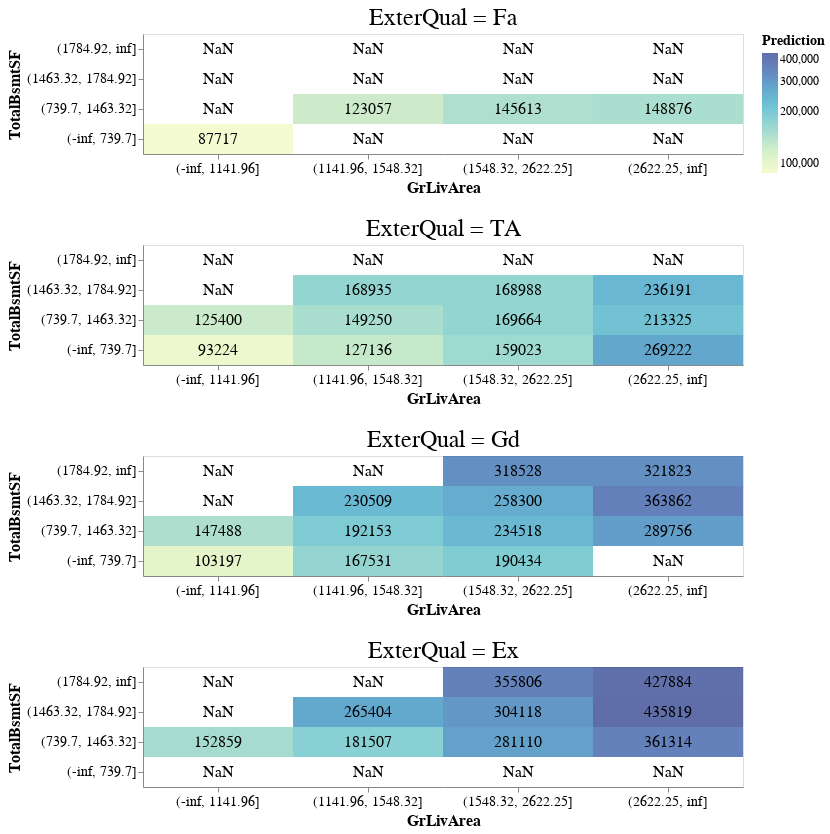

Write notebook code for a chart like this one.
### Markdown cell above
The following heatmaps show the average of the predictions of regions.

### Code cell
def heatmap(data:pd.DataFrame, annot:bool=True) -> alt.Chart:
    charts = None
    for exter_qual in ["Fa","TA","Gd","Ex"]:
        base = alt.Chart(data.query("ExterQual == @exter_qual").astype(str))
        heat = base.mark_rect(opacity=0.7)\
                   .encode(x=alt.X("GrLivArea:N", axis=alt.Axis(labelAngle=0), sort=OrderGrLivArea),
                           y=alt.Y("TotalBsmtSF:N", sort=OrderTotalBsmtSF),
                           color=alt.Color("average:Q",
                                           scale=alt.Scale(type="log"), 
                                           title="Prediction"),
                           tooltip=["GrLivArea:N","totalBsmtSF:N","average:Q"])

        text = base.mark_text(fontSize=16)\
                   .encode(x=alt.X("GrLivArea:N", sort=OrderGrLivArea), 
                           y=alt.Y("TotalBsmtSF:N", sort=OrderTotalBsmtSF), 
                           text=alt.Text("average:Q"))
        
        chart = (heat + text).properties(width=600, height=120, title=f"ExterQual = {exter_qual}")
        
        if charts is None:
            charts = chart
        else:
            charts = charts & chart

    return charts

heatmap(df_binned_pred)

### Figure 1 — Vega-Lite specification as saved in the notebook (floating-point values rounded to 4 significant figures)
{"config": {"view": {"height": 400, "width": 800}, "title": {"fontSize": 24, "fontWeight": "normal", "titleAlign": "center"}, "axisLeft": {"labelFontSize": 14, "titleFontSize": 16}, "axisRight": {"labelFontSize": 14, "titleFontSize": 16}, "header": {"labelFontSize": 14, "titleFontSize": 16, "titleAlign": "left"}, "axisBottom": {"labelFontSize": 14, "titleFontSize": 16}, "legend": {"labelFontSize": 12, "titleFontSize": 14}, "range": {"category": {"scheme": "category10"}}}, "vconcat": [{"layer": [{"mark": {"type": "rect", "opacity": 0.7}, "encoding": {"color": {"type": "quantitative", "field": "average", "scale": {"type": "log"}, "title": "Prediction"}, "tooltip": [{"type": "nominal", "field": "GrLivArea"}, {"type": "nominal", "field": "totalBsmtSF"}, {"type": "quantitative", "field": "average"}], "x": {"type": "nominal", "axis": {"labelAngle": 0}, "field": "GrLivArea", "sort": ["(-inf, 1141.96]", "(1141.96, 1548.32]", "(1548.32, 2622.25]", "(2622.25, inf]"]}, "y": {"type": "nominal", "field": "TotalBsmtSF", "sort": ["(1784.92, inf]", "(1463.32, 1784.92]", "(739.7, 1463.32]", "(-inf, 739.7]"]}}}, {"mark": {"type": "text", "fontSize": 16}, "encoding": {"text": {"type": "quantitative", "field": "average"}, "x": {"type": "nominal", "field": "GrLivArea", "sort": ["(-inf, 1141.96]", "(1141.96, 1548.32]", "(1548.32, 2622.25]", "(2622.25, inf]"]}, "y": {"type": "nominal", "field": "TotalBsmtSF", "sort": ["(1784.92, inf]", "(1463.32, 1784.92]", "(739.7, 1463.32]", "(-inf, 739.7]"]}}}], "data": {"name": "data-facd84f805e16ea1823c8a10db97a279"}, "height": 120, "title": "ExterQual = Fa", "width": 600}, {"layer": [{"mark": {"type": "rect", "opacity": 0.7}, "encoding": {"color": {"type": "quantitative", "field": "average", "scale": {"type": "log"}, "title": "Prediction"}, "tooltip": [{"type": "nominal", "field": "GrLivArea"}, {"type": "nominal", "field": "totalBsmtSF"}, {"type": "quantitative", "field": "average"}], "x": {"type": "nominal", "axis": {"labelAngle": 0}, "field": "GrLivArea", "sort": ["(-inf, 1141.96]", "(1141.96, 1548.32]", "(1548.32, 2622.25]", "(2622.25, inf]"]}, "y": {"type": "nominal", "field": "TotalBsmtSF", "sort": ["(1784.92, inf]", "(1463.32, 1784.92]", "(739.7, 1463.32]", "(-inf, 739.7]"]}}}, {"mark": {"type": "text", "fontSize": 16}, "encoding": {"text": {"type": "quantitative", "field": "average"}, "x": {"type": "nominal", "field": "GrLivArea", "sort": ["(-inf, 1141.96]", "(1141.96, 1548.32]", "(1548.32, 2622.25]", "(2622.25, inf]"]}, "y": {"type": "nominal", "field": "TotalBsmtSF", "sort": ["(1784.92, inf]", "(1463.32, 1784.92]", "(739.7, 1463.32]", "(-inf, 739.7]"]}}}], "data": {"name": "data-2ee3a26e63a27dd19eaf47988fca4dd2"}, "height": 120, "title": "ExterQual = TA", "width": 600}, {"layer": [{"mark": {"type": "rect", "opacity": 0.7}, "encoding": {"color": {"type": "quantitative", "field": "average", "scale": {"type": "log"}, "title": "Prediction"}, "tooltip": [{"type": "nominal", "field": "GrLivArea"}, {"type": "nominal", "field": "totalBsmtSF"}, {"type": "quantitative", "field": "average"}], "x": {"type": "nominal", "axis": {"labelAngle": 0}, "field": "GrLivArea", "sort": ["(-inf, 1141.96]", "(1141.96, 1548.32]", "(1548.32, 2622.25]", "(2622.25, inf]"]}, "y": {"type": "nominal", "field": "TotalBsmtSF", "sort": ["(1784.92, inf]", "(1463.32, 1784.92]", "(739.7, 1463.32]", "(-inf, 739.7]"]}}}, {"mark": {"type": "text", "fontSize": 16}, "encoding": {"text": {"type": "quantitative", "field": "average"}, "x": {"type": "nominal", "field": "GrLivArea", "sort": ["(-inf, 1141.96]", "(1141.96, 1548.32]", "(1548.32, 2622.25]", "(2622.25, inf]"]}, "y": {"type": "nominal", "field": "TotalBsmtSF", "sort": ["(1784.92, inf]", "(1463.32, 1784.92]", "(739.7, 1463.32]", "(-inf, 739.7]"]}}}], "data": {"name": "data-5ebc5a2a36722fd75e5bb4d2b4a0e7a8"}, "height": 120, "title": "ExterQual = Gd", "width": 600}, {"layer": [{"mark": {"type": "rect", "opacity": 0.7}, "encoding": {"color": {"type": "quantitative", "field": "average", "scale": {"type": "log"}, "title": "Prediction"}, "tooltip": [{"type": "nominal", "field": "GrLivArea"}, {"type": "nominal", "field": "totalBsmtSF"}, {"type": "quantitative", "field": "average"}], "x": {"type": "nominal", "axis": {"labelAngle": 0}, "field": "GrLivArea", "sort": ["(-inf, 1141.96]", "(1141.96, 1548.32]", "(1548.32, 2622.25]", "(2622.25, inf]"]}, "y": {"type": "nominal", "field": "TotalBsmtSF", "sort": ["(1784.92, inf]", "(1463.32, 1784.92]", "(739.7, 1463.32]", "(-inf, 739.7]"]}}}, {"mark": {"type": "text", "fontSize": 16}, "encoding": {"text": {"type": "quantitative", "field": "average"}, "x": {"type": "nominal", "field": "GrLivArea", "sort": ["(-inf, 1141.96]", "(1141.96, 1548.32]", "(1548.32, 2622.25]", "(2622.25, inf]"]}, "y": {"type": "nominal", "field": "TotalBsmtSF", "sort": ["(1784.92, inf]", "(1463.32, 1784.92]", "(739.7, 1463.32]", "(-inf, 739.7]"]}}}], "data": {"name": "data-9abccdff54c43f0650efc84e66f4bad4"}, "height": 120, "title": "ExterQual = Ex", "width": 600}], "$schema": "https://vega.github.io/schema/vega-lite/v4.8.1.json", "datasets": {"data-facd84f805e16ea1823c8a10db97a279": [{"GrLivArea": "(-inf, 1141.96]", "ExterQual": "Fa", "TotalBsmtSF": "(-inf, 739.7]", "size": "2", "average": "87717.0"}, {"GrLivArea": "(-inf, 1141.96]", "ExterQual": "Fa", "TotalBsmtSF": "(739.7, 1463.32]", "size": "0", "average": "nan"}, {"GrLivArea": "(-inf, 1141.96]", "ExterQual": "Fa", "TotalBsmtSF": "(1463.32, 1784.92]", "size": "0", "average": "nan"}, {"GrLivArea": "(-inf, 1141.96]", "ExterQual": "Fa", "TotalBsmtSF": "(1784.92, inf]", "size": "0", "average": "nan"}, {"GrLivArea": "(1141.96, 1548.32]", "ExterQual": "Fa", "TotalBsmtSF": "(-inf, 739.7]", "size": "0", "average": "nan"}, {"GrLivArea": "(1141.96, 1548.32]", "ExterQual": "Fa", "TotalBsmtSF": "(739.7, 1463.32]", "size": "2", "average": "123057.0"}, {"GrLivArea": "(1141.96, 1548.32]", "ExterQual": "Fa", "TotalBsmtSF": "(1463.32, 1784.92]", "size": "0", "average": "nan"}, {"GrLivArea": "(1141.96, 1548.32]", "ExterQual": "Fa", "TotalBsmtSF": "(1784.92, inf]", "size": "0", "average": "nan"}, {"GrLivArea": "(1548.32, 2622.25]", "ExterQual": "Fa", "TotalBsmtSF": "(-inf, 739.7]", "size": "0", "average": "nan"}, {"GrLivArea": "(1548.32, 2622.25]", "ExterQual": "Fa", "TotalBsmtSF": "(739.7, 1463.32]", "size": "1", "average": "145613.0"}, {"GrLivArea": "(1548.32, 2622.25]", "ExterQual": "Fa", "TotalBsmtSF": "(1463.32, 1784.92]", "size": "0", "average": "nan"}, {"GrLivArea": "(1548.32, 2622.25]", "ExterQual": "Fa", "TotalBsmtSF": "(1784.92, inf]", "size": "0", "average": "nan"}, {"GrLivArea": "(2622.25, inf]", "ExterQual": "Fa", "TotalBsmtSF": "(-inf, 739.7]", "size": "0", "average": "nan"}, {"GrLivArea": "(2622.25, inf]", "ExterQual": "Fa", "TotalBsmtSF": "(739.7, 1463.32]", "size": "1", "average": "148876.0"}, {"GrLivArea": "(2622.25, inf]", "ExterQual": "Fa", "TotalBsmtSF": "(1463.32, 1784.92]", "size": "0", "average": "nan"}, {"GrLivArea": "(2622.25, inf]", "ExterQual": "Fa", "TotalBsmtSF": "(1784.92, inf]", "size": "0", "average": "nan"}], "data-2ee3a26e63a27dd19eaf47988fca4dd2": [{"GrLivArea": "(-inf, 1141.96]", "ExterQual": "TA", "TotalBsmtSF": "(-inf, 739.7]", "size": "17", "average": "93224.0"}, {"GrLivArea": "(-inf, 1141.96]", "ExterQual": "TA", "TotalBsmtSF": "(739.7, 1463.32]", "size": "80", "average": "125400.0"}, {"GrLivArea": "(-inf, 1141.96]", "ExterQual": "TA", "TotalBsmtSF": "(1463.32, 1784.92]", "size": "0", "average": "nan"}, {"GrLivArea": "(-inf, 1141.96]", "ExterQual": "TA", "TotalBsmtSF": "(1784.92, inf]", "size": "0", "average": "nan"}, {"GrLivArea": "(1141.96, 1548.32]", "ExterQual": "TA", "TotalBsmtSF": "(-inf, 739.7]", "size": "33", "average": "127136.0"}, {"GrLivArea": "(1141.96, 1548.32]", "ExterQual": "TA", "TotalBsmtSF": "(739.7, 1463.32]", "size": "68", "average": "149250.0"}, {"GrLivArea": "(1141.96, 1548.32]", "ExterQual": "TA", "TotalBsmtSF": "(1463.32, 1784.92]", "size": "3", "average": "168935.0"}, {"GrLivArea": "(1141.96, 1548.32]", "ExterQual": "TA", "TotalBsmtSF": "(1784.92, inf]", "size": "0", "average": "nan"}, {"GrLivArea": "(1548.32, 2622.25]", "ExterQual": "TA", "TotalBsmtSF": "(-inf, 739.7]", "size": "21", "average": "159023.0"}, {"GrLivArea": "(1548.32, 2622.25]", "ExterQual": "TA", "TotalBsmtSF": "(739.7, 1463.32]", "size": "44", "average": "169664.0"}, {"GrLivArea": "(1548.32, 2622.25]", "ExterQual": "TA", "TotalBsmtSF": "(1463.32, 1784.92]", "size": "7", "average": "168988.0"}, {"GrLivArea": "(1548.32, 2622.25]", "ExterQual": "TA", "TotalBsmtSF": "(1784.92, inf]", "size": "0", "average": "nan"}, {"GrLivArea": "(2622.25, inf]", "ExterQual": "TA", "TotalBsmtSF": "(-inf, 739.7]", "size": "1", "average": "269222.0"}, {"GrLivArea": "(2622.25, inf]", "ExterQual": "TA", "TotalBsmtSF": "(739.7, 1463.32]", "size": "3", "average": "213325.0"}, {"GrLivArea": "(2622.25, inf]", "ExterQual": "TA", "TotalBsmtSF": "(1463.32, 1784.92]", "size": "2", "average": "236191.0"}, {"GrLivArea": "(2622.25, inf]", "ExterQual": "TA", "TotalBsmtSF": "(1784.92, inf]", "size": "0", "average": "nan"}], "data-5ebc5a2a36722fd75e5bb4d2b4a0e7a8": [{"GrLivArea": "(-inf, 1141.96]", "ExterQual": "Gd", "TotalBsmtSF": "(-inf, 739.7]", "size": "1", "average": "103197.0"}, {"GrLivArea": "(-inf, 1141.96]", "ExterQual": "Gd", "TotalBsmtSF": "(739.7, 1463.32]", "size": "3", "average": "147488.0"}, {"GrLivArea": "(-inf, 1141.96]", "ExterQual": "Gd", "TotalBsmtSF": "(1463.32, 1784.92]", "size": "0", "average": "nan"}, {"GrLivArea": "(-inf, 1141.96]", "ExterQual": "Gd", "TotalBsmtSF": "(1784.92, inf]", "size": "0", "average": "nan"}, {"GrLivArea": "(1141.96, 1548.32]", "ExterQual": "Gd", "TotalBsmtSF": "(-inf, 739.7]", "size": "13", "average": "167531.0"}, {"GrLivArea": "(1141.96, 1548.32]", "ExterQual": "Gd", "TotalBsmtSF": "(739.7, 1463.32]", "size": "24", "average": "192153.0"}, {"GrLivArea": "(1141.96, 1548.32]", "ExterQual": "Gd", "TotalBsmtSF": "(1463.32, 1784.92]", "size": "7", "average": "230509.0"}, {"GrLivArea": "(1141.96, 1548.32]", "ExterQual": "Gd", "TotalBsmtSF": "(1784.92, inf]", "size": "0", "average": "nan"}, {"GrLivArea": "(1548.32, 2622.25]", "ExterQual": "Gd", "TotalBsmtSF": "(-inf, 739.7]", "size": "2", "average": "190434.0"}, {"GrLivArea": "(1548.32, 2622.25]", "ExterQual": "Gd", "TotalBsmtSF": "(739.7, 1463.32]", "size": "49", "average": "234518.0"}, {"GrLivArea": "(1548.32, 2622.25]", "ExterQual": "Gd", "TotalBsmtSF": "(1463.32, 1784.92]", "size": "22", "average": "258300.0"}, {"GrLivArea": "(1548.32, 2622.25]", "ExterQual": "Gd", "TotalBsmtSF": "(1784.92, inf]", "size": "12", "average": "318528.0"}, {"GrLivArea": "(2622.25, inf]", "ExterQual": "Gd", "TotalBsmtSF": "(-inf, 739.7]", "size": "0", "average": "nan"}, {"GrLivArea": "(2622.25, inf]", "ExterQual": "Gd", "TotalBsmtSF": "(739.7, 1463.32]", "size": "3", "average": "289756.0"}, {"GrLivArea": "(2622.25, inf]", "ExterQual": "Gd", "TotalBsmtSF": "(1463.32, 1784.92]", "size": "1", "average": "363862.0"}, {"GrLivArea": "(2622.25, inf]", "ExterQual": "Gd", "TotalBsmtSF": "(1784.92, inf]", "size": "1", "average": "321823.0"}], "data-9abccdff54c43f0650efc84e66f4bad4": [{"GrLivArea": "(-inf, 1141.96]", "ExterQual": "Ex", "TotalBsmtSF": "(-inf, 739.7]", "size": "0", "average": "nan"}, {"GrLivArea": "(-inf, 1141.96]", "ExterQual": "Ex", "TotalBsmtSF": "(739.7, 1463.32]", "size": "1", "average": "152859.0"}, {"GrLivArea": "(-inf, 1141.96]", "ExterQual": "Ex", "TotalBsmtSF": "(1463.32, 1784.92]", "size": "0", "average": "nan"}, {"GrLivArea": "(-inf, 1141.96]", "ExterQual": "Ex", "TotalBsmtSF": "(1784.92, inf]", "size": "0", "average": "nan"}, {"GrLivArea": "(1141.96, 1548.32]", "ExterQual": "Ex", "TotalBsmtSF": "(-inf, 739.7]", "size": "0", "average": "nan"}, {"GrLivArea": "(1141.96, 1548.32]", "ExterQual": "Ex", "TotalBsmtSF": "(739.7, 1463.32]", "size": "1", "average": "181507.0"}, {"GrLivArea": "(1141.96, 1548.32]", "ExterQual": "Ex", "TotalBsmtSF": "(1463.32, 1784.92]", "size": "1", "average": "265404.0"}, {"GrLivArea": "(1141.96, 1548.32]", "ExterQual": "Ex", "TotalBsmtSF": "(1784.92, inf]", "size": "0", "average": "nan"}, {"GrLivArea": "(1548.32, 2622.25]", "ExterQual": "Ex", "TotalBsmtSF": "(-inf, 739.7]", "size": "0", "average": "nan"}, {"GrLivArea": "(1548.32, 2622.25]", "ExterQual": "Ex", "TotalBsmtSF": "(739.7, 1463.32]", "size": "2", "average": "281110.0"}, {"GrLivArea": "(1548.32, 2622.25]", "ExterQual": "Ex", "TotalBsmtSF": "(1463.32, 1784.92]", "size": "4", "average": "304118.0"}, {"GrLivArea": "(1548.32, 2622.25]", "ExterQual": "Ex", "TotalBsmtSF": "(1784.92, inf]", "size": "3", "average": "355806.0"}, {"GrLivArea": "(2622.25, inf]", "ExterQual": "Ex", "TotalBsmtSF": "(-inf, 739.7]", "size": "0", "average": "nan"}, {"GrLivArea": "(2622.25, inf]", "ExterQual": "Ex", "TotalBsmtSF": "(739.7, 1463.32]", "size": "1", "average": "361314.0"}, {"GrLivArea": "(2622.25, inf]", "ExterQual": "Ex", "TotalBsmtSF": "(1463.32, 1784.92]", "size": "1", "average": "435819.0"}, {"GrLivArea": "(2622.25, inf]", "ExterQual": "Ex", "TotalBsmtSF": "(1784.92, inf]", "size": "1", "average": "427884.0"}]}}
